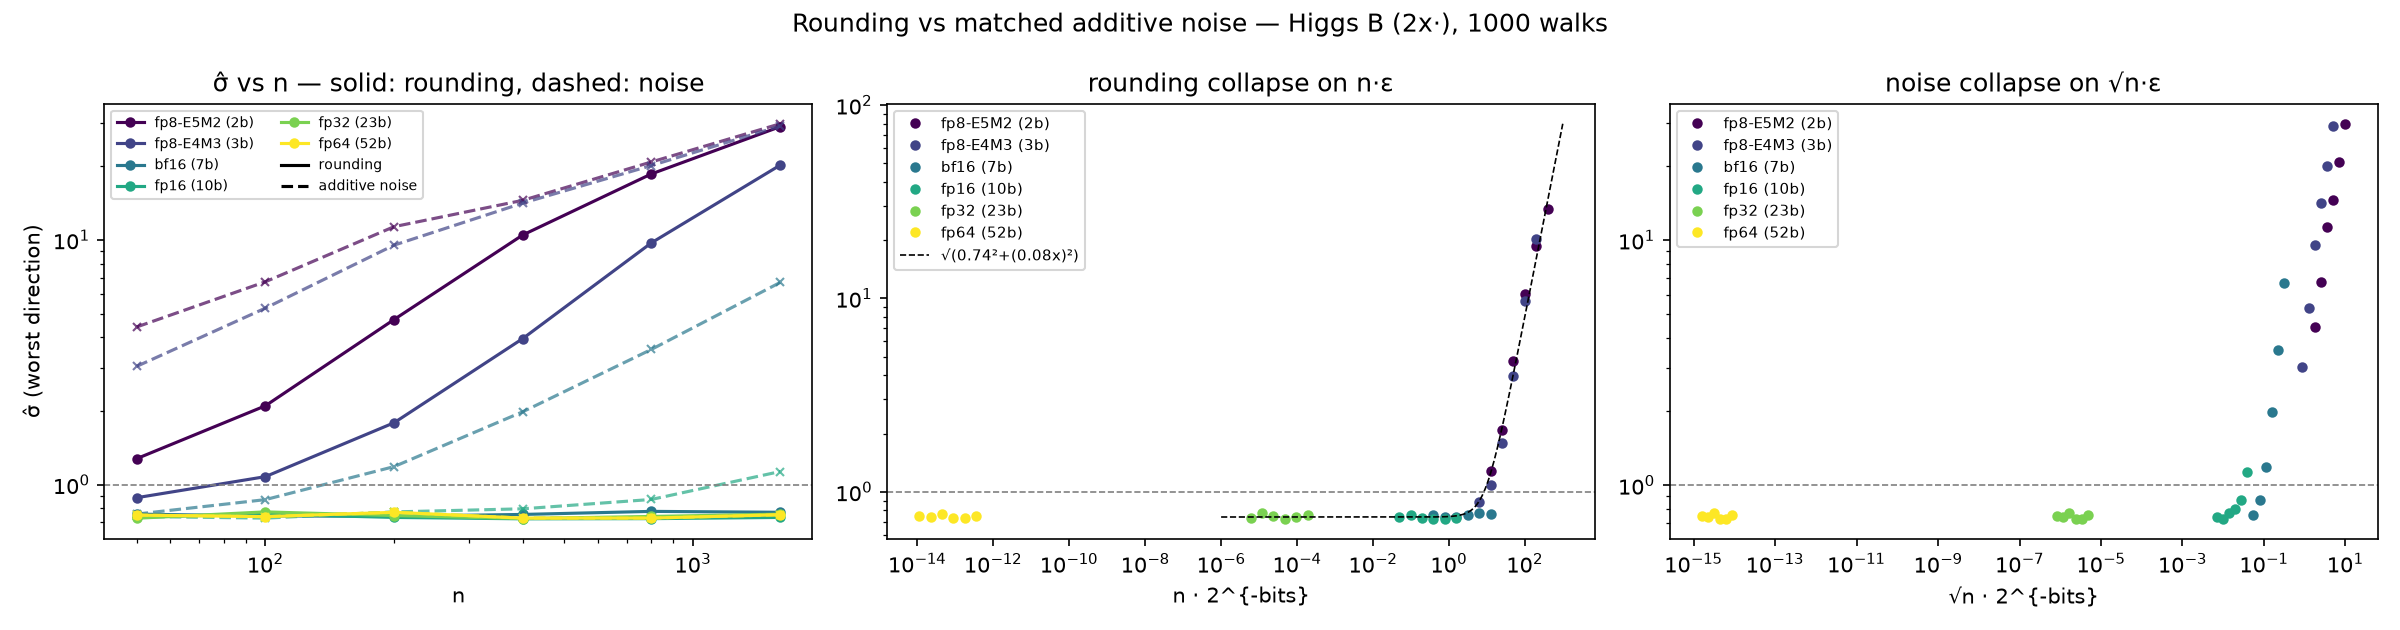

Here is the Python script that generated this plot:
"""Rounding vs matched-magnitude additive noise — Higgs B, sigma-hat vs n.

For each fp format b, compares:
  * rounding:  chop = make_round(b)        (taken from n_subgauss cache)
  * noise:     additive per-step noise with std = 2^-b, fp64 arithmetic

Prediction: rounding error accumulates coherently (~n·2^-b) while independent
additive noise accumulates as a random walk (~sqrt(n)·2^-b) — different
exponents, so both should collapse on their own scaling variable.

Panels: (A) sigma-hat vs n, solid=rounding / dashed=noise;
        (B) rounding points vs n·2^-b (collapse check);
        (C) noise points vs sqrt(n)·2^-b (collapse check).

Usage: python noise_vs_chop.py [--plot-only]
"""

import os
os.environ.setdefault("chop_backend", "numpy")
for _v in ("OPENBLAS_NUM_THREADS", "OMP_NUM_THREADS", "MKL_NUM_THREADS"):
    os.environ.setdefault(_v, "1")

import argparse
import matplotlib
matplotlib.use("Agg")
import matplotlib.pyplot as plt
import numpy as np
from tqdm import tqdm

import rollouts
from higgs_sweep import load_higgs_matrix
from n_subgauss import _directions_for, collect, FMT, _lab


def main():
    p = argparse.ArgumentParser()
    p.add_argument("--num-samples", type=int, default=1000)
    p.add_argument("--dirs", type=int, default=64)
    p.add_argument("--t", type=float, default=3.0)
    p.add_argument("--workers", type=int, default=6)
    p.add_argument("--seed", type=int, default=0)
    p.add_argument("--plot-only", action="store_true")
    args = p.parse_args()

    cache_round = "n_subgauss_higgs_cache.npz"
    cache_noise = "noise_vs_chop_cache.npz"
    rng = np.random.default_rng(args.seed)

    # rounding stats from the n_sweep cache
    z = np.load(cache_round)
    sig_bits_values = [int(b) for b in z["sig_bits"]]
    n_values = [int(v) for v in z["n_values"]]
    stats_r = {(int(b), int(n)): {"sig_max": float(z["sig_max"][i, j])}
               for i, b in enumerate(sig_bits_values)
               for j, n in enumerate(n_values)}

    if args.plot_only:
        zn = np.load(cache_noise)
        stats_nz = {(int(b), int(n)): {"sig_max": float(zn["sig_max"][i, j])}
                    for i, b in enumerate(sig_bits_values)
                    for j, n in enumerate(n_values)}
    else:
        B_full = load_higgs_matrix(max(n_values), seed=args.seed)
        stats_nz = {}
        for sig_bits in tqdm(sig_bits_values, desc="noise sig_bits"):
            for n in n_values:
                B = B_full[:, :n]
                dirs = _directions_for(B, args.dirs, rng)
                _, projections, _ = rollouts.run_samples(
                    B, dirs, args.num_samples,
                    sig_bits=None, noise_std=2.0 ** (-sig_bits),
                    workers=args.workers, seed=args.seed,
                )
                stats_nz[(sig_bits, n)] = collect(projections, args.t)
        np.savez(cache_noise,
                 **{k: np.array([[stats_nz[(b, n)][k] for n in n_values]
                                 for b in sig_bits_values])
                    for k in stats_nz[sig_bits_values[0], n_values[0]]})
        print(f"cached noise stats -> {cache_noise}")

    colors = plt.cm.viridis(np.linspace(0, 1, len(sig_bits_values)))
    fig, (ax_s, ax_cr, ax_cn) = plt.subplots(1, 3, figsize=(16, 4.2))
    fig.suptitle("Rounding vs matched additive noise — Higgs B (2x·), "
                 f"{args.num_samples} walks")

    for b, col in zip(sig_bits_values, colors):
        sr = [stats_r[(b, n)]["sig_max"] for n in n_values]
        sn = [stats_nz[(b, n)]["sig_max"] for n in n_values]
        ax_s.plot(n_values, sr, "o-", markersize=4, color=col,
                  label=_lab(b))
        ax_s.plot(n_values, sn, "x--", markersize=4, color=col, alpha=0.7)
        ax_cr.plot(np.array(n_values) * 2.0 ** (-b), sr, "o", markersize=4,
                   color=col, label=_lab(b))
        ax_cn.plot(np.sqrt(n_values) * 2.0 ** (-b), sn, "o", markersize=4,
                   color=col, label=_lab(b))

    ax_s.plot([], [], "k-", label="rounding")
    ax_s.plot([], [], "k--", label="additive noise")
    ax_s.axhline(1.0, color="gray", linestyle="--", lw=0.8)
    ax_s.set_xscale("log"); ax_s.set_yscale("log")
    ax_s.set_xlabel("n"); ax_s.set_ylabel("σ̂ (worst direction)")
    ax_s.set_title("σ̂ vs n — solid: rounding, dashed: noise")
    ax_s.legend(fontsize=6.5, ncol=2)

    xs = np.logspace(-6, 3, 200)
    ax_cr.plot(xs, np.sqrt(0.74 ** 2 + (0.08 * xs) ** 2), "k--", lw=0.8,
               label="√(0.74²+(0.08x)²)")
    ax_cr.axhline(1.0, color="gray", linestyle="--", lw=0.8)
    ax_cr.set_xscale("log"); ax_cr.set_yscale("log")
    ax_cr.set_xlabel("n · 2^{-bits}")
    ax_cr.set_title("rounding collapse on n·ε")
    ax_cr.legend(fontsize=7)

    ax_cn.axhline(1.0, color="gray", linestyle="--", lw=0.8)
    ax_cn.set_xscale("log"); ax_cn.set_yscale("log")
    ax_cn.set_xlabel("√n · 2^{-bits}")
    ax_cn.set_title("noise collapse on √n·ε")
    ax_cn.legend(fontsize=7)

    fig.tight_layout()
    fig.savefig("noise_vs_chop.png", dpi=150)
    plt.close(fig)
    print("saved noise_vs_chop.png")


if __name__ == "__main__":
    main()
